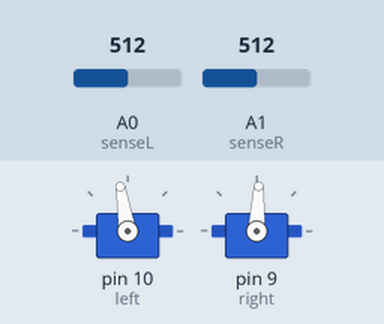
Simulated run of this sketch. Board: Arduino Uno, built with avr-gcc and run on an emulated ATmega328P. Shown: 2 × servo. The test bench sets the inputs (shaded band); at power-on: A0 (senseL) = 512, A1 (senseR) = 512.

Above: at 1.2 s.
1.3 s: A0 (senseL) set to 716
At 2.0 s:
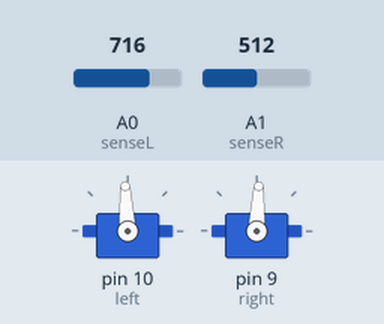
2.8 s: A1 (senseR) set to 716
At 3.1 s:
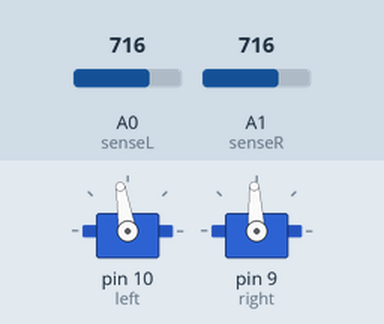
Timing chart, 0 to 5.8 s (numbered marks = the images above; inputs shaded):
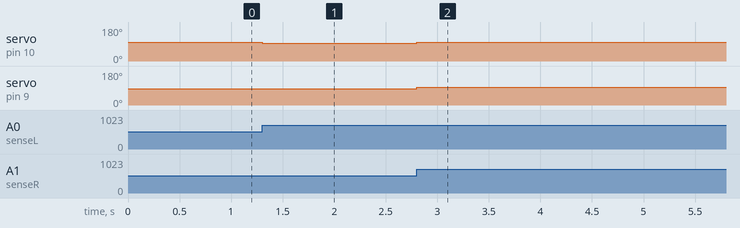

Measured:
- after the input at 1.3 s, servo on pin 10 (left): 99° → 93° at once
- after the input at 2.8 s, servo on pin 10 (left): 93° → 99° at once; servo on pin 9 (right): 87° → 93° at once

The sketch:

User_Program5_2.ino
```cpp
/*Software 1073 Arduino BoeBots
User Program
Method stubs are pre-made. add your own code to complete the challenge!

Program Task: Using both the line sensors, follow a line
Feel free to view the example program within the same folder if you need help!
*/
#include <Servo.h>;

Servo left;
Servo right;

int senseR = 1;
int senseL = 0;

int rWhiteVal = 455;
int lWhiteVal = 420;

int fwd = 1560; // fwd is rev on the right motor
int stp = 1500;
int rev = 1440;

int lSenseVal = 0;
int rSenseVal = 0;

int changeVal = 150;

void setup(){
  left.attach(10);
  right.attach(9);

}

void readSensors(){
  lSenseVal = analogRead(senseL);
  rSenseVal = analogRead(senseR);
}

boolean isLeftLine(){
  boolean leftLine = false;

  if(lSenseVal >= lWhiteVal + changeVal){
    leftLine = true;
  }
  else leftLine;

 return leftLine;
}

boolean isRightLine(){
  boolean rightLine = false;

  if(rSenseVal >= rWhiteVal + changeVal){
    rightLine = true;
  }
  else rightLine;

 return rightLine;
}

void Drive (){
  if(!isRightLine() && !isLeftLine()){
    right.writeMicroseconds(rev);
    left.writeMicroseconds(fwd);
  }
  else if(isRightLine()){
    right.writeMicroseconds(stp);
    left.writeMicroseconds(fwd);

  }
    else if(isLeftLine()){
    right.writeMicroseconds(rev);
    left.writeMicroseconds(stp);

  }
}


void loop(){
  readSensors();
  Drive();

}
```
